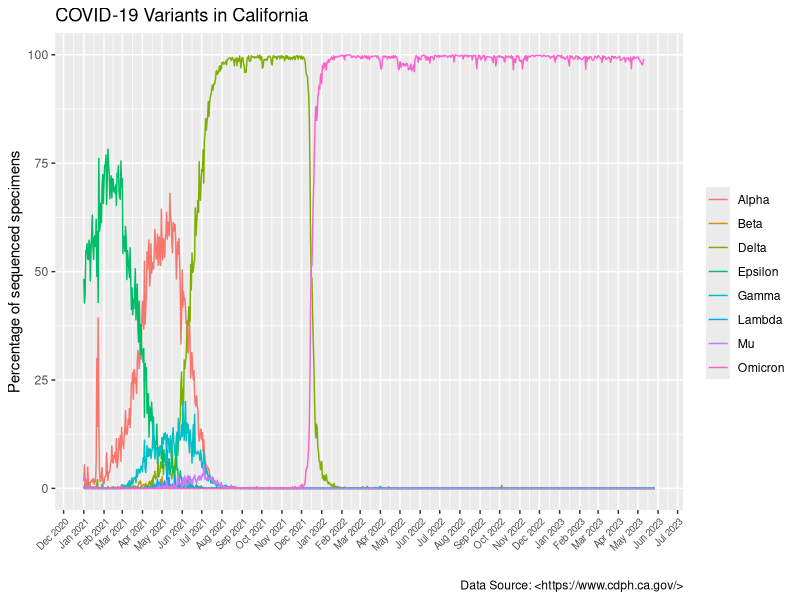

Write R code to recreate this figure.
## ---- chunk 1
variant_data <- read.csv("covid19_variants.csv")
head(variant_data)
## ---- chunk 2
library(lubridate)
library(dplyr)
library(ggplot2)
## ---- chunk 3
variant_data$date <- as.Date(variant_data$date)
## ---- chunk 4
variants_only <- filter(variant_data, percentage<100)
head(variants_only)
## ---- chunk 5
variants_name <- filter(variants_only, variant_name != "Other")
head(variants_name)
## ---- chunk 6
variant_plot <- ggplot(variants_name)+
  aes(date, percentage, color=variant_name )+
  geom_line()
## ---- chunk 7
variant_plot <- variant_plot+labs(x="", y="Percentage of sequenced specimens", title="COVID-19 Variants in California", caption="Data Source: <https://www.cdph.ca.gov/>", color="")
## ---- chunk 8
variant_plot <- variant_plot+scale_x_date(date_breaks = "1 month", date_labels = "%b %Y")
## ---- chunk 9
variant_plot <- variant_plot+ theme(axis.text.x = element_text(angle =45, hjust=1, size=7))
## ---- chunk 10
variant_plot
